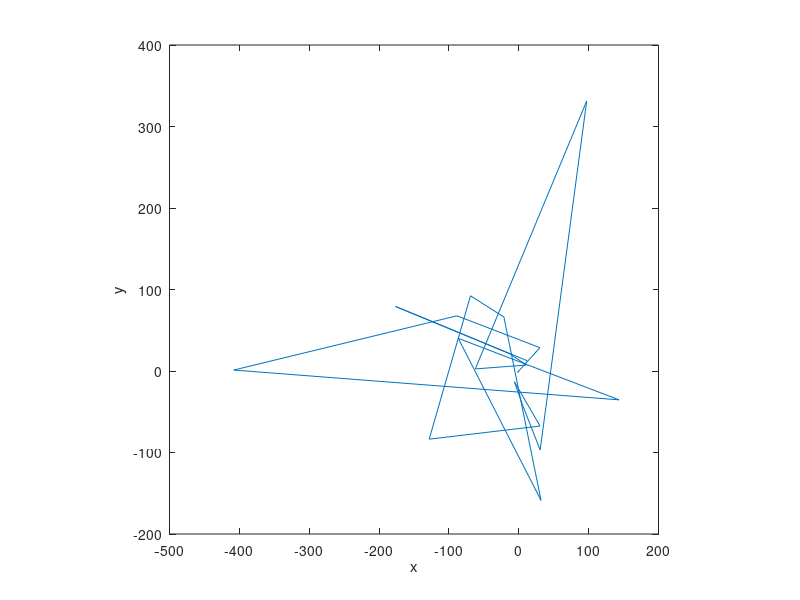
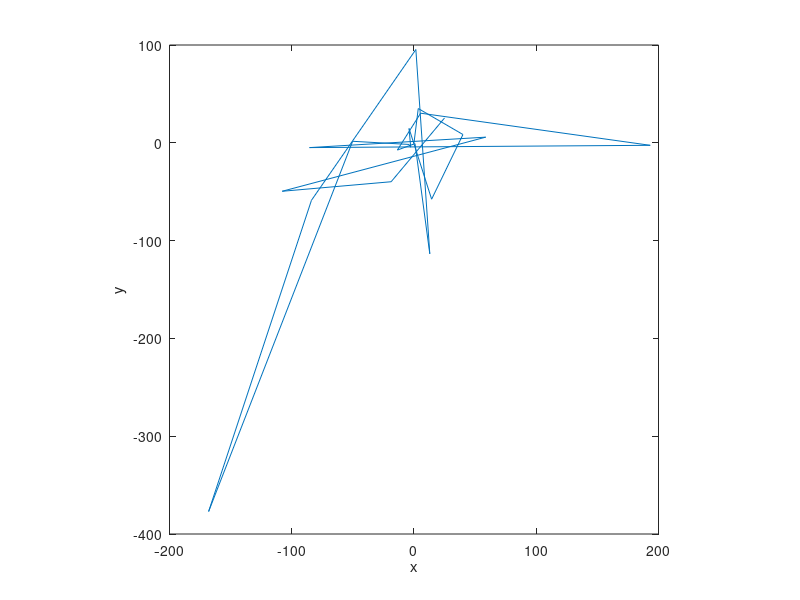
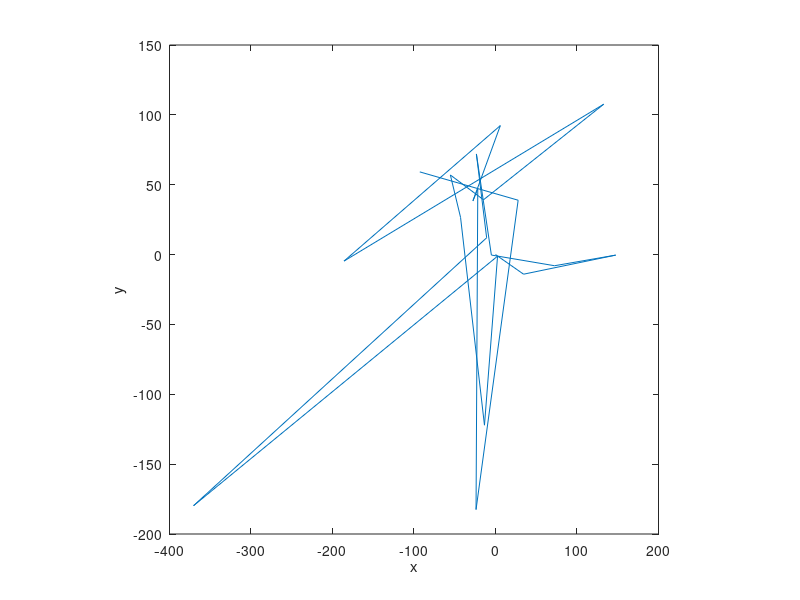

The MATLAB source for these figures, in order:
close all
for n = 1:3
    xStart = 0;
    yStart = 0;
    xPoint = zeros(1,20);
    yPoint = zeros(1,20);
    for m = 1:20
        x1 = rand(1);
        s = -100*log(x1);
        x2 = rand(1);
        alpha = 2*pi*x2;
        xPoint(m) = s*cos(alpha);
        yPoint(m) = s*sin(alpha);
    end
    x = [xStart,xPoint];
    y = [yStart,yPoint];
    figure;
    plot(x,y);
    xlabel('x');ylabel('y');axis square
end